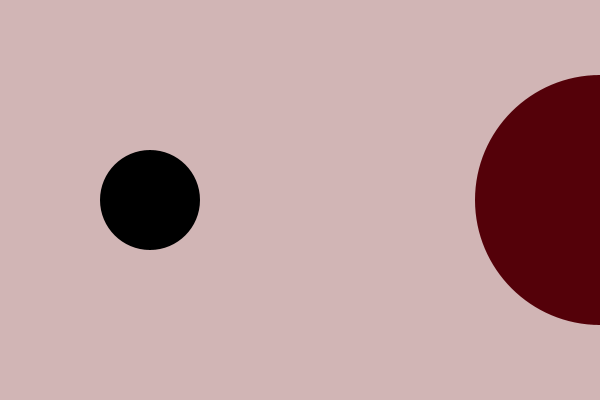
Frame 1 (no input)
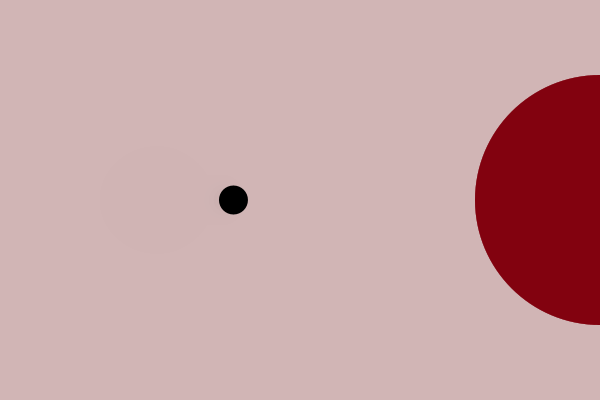
Frame 60 (the mouse pressed at the canvas centre just before this capture)
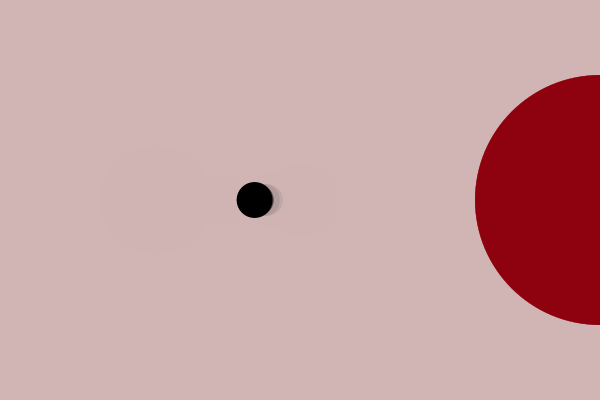
Frame 120 (the mouse held since frame 60 and released just before this capture)

The Processing sketch that drew these frames (run headless with seeded random() and noise(); from frame 60 on, the mouse is pressed at the canvas centre):

// Processing sketch: processing_171937
// ── processing_171937.pde

//FEAR

float counter=0;
int a= 100;

void setup()
{
  size(600,400);

  colorMode(HSB, 360,100,100);
  smooth();
  background (0,13,82, 120); 
  
}

void draw()

{  
  noStroke();
  fill(0,13,82, 120);
  rect(0, 0, width, 400);
 
  float m = map(sin(counter),-1,1,0,300);
  float counter_Mouse= map(mouseX,0,width,0.01,0.05);
  float amplitude = map(sin(counter),-1,1,0,66);
  
  ellipseMode(CENTER);
  translate(0,200);

  fill(0);
  ellipse(m,0,a,a);
  
  translate(width,00);
  noStroke();
  fill(354,98, amplitude);
  ellipse(0,0,250,250);
  
  counter+= counter_Mouse;
  
  if (a<width/2){
        a+= random(-10,10); 
          
      }
      
      if (a>200){
      a-= 50;
      }
           
      if (a<0){
      a=+50; 
      }
}
